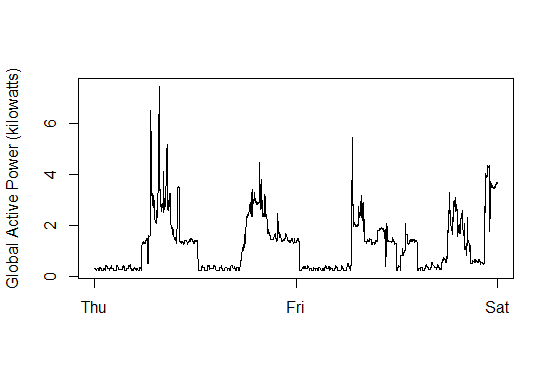

Source code (R):

#conversion of date column to date class 
date_new<- as.Date(my_data[, 1], format = "%d/%m/%Y")
class(date_new) #checking the class 
time_new<- as.POSIXct(paste(date_new, my_data[,2])) #pasting the date and time together

#Now 
plot(time_new, my_data[, 3], xlab = "",ylab = "Global Active Power (kilowatts)", type = "l")
